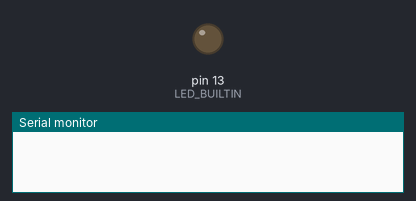
Recording of a sketch running on a simulated Arduino Uno, built with avr-gcc and run on an emulated ATmega328P. Parts: output pins drawn as LEDs (lit = HIGH), the last lines printed to the serial monitor.

Above: at 0.1 s.
At 1.1 s:
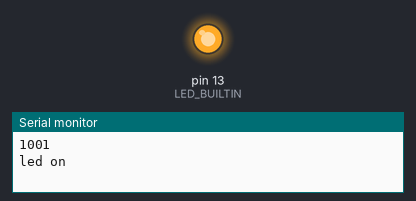
Timing chart, 0 to 2.6 s (numbered marks = the images above):
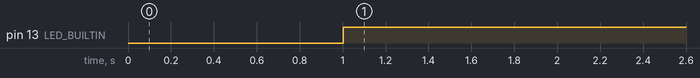

Measured:
- by itself, pin 13 (LED_BUILTIN): LOW → HIGH at 1.0 s

The sketch:

ENCENDER_LED_DURANTE_UN_TIEMPO_DE_RELOJ_ESTABLECIDO.ino
```cpp
unsigned long prev;
void setup() {
  Serial.begin(9600);
  pinMode(LED_BUILTIN,OUTPUT);

}

void loop() {
 if(millis() - prev >1000UL ){
  prev = millis();
  Serial.println(prev);

  if(digitalRead(LED_BUILTIN))
    digitalWrite(LED_BUILTIN,false);
  else
    Serial.print("led on");
    digitalWrite(LED_BUILTIN, true);
  }
}
```
